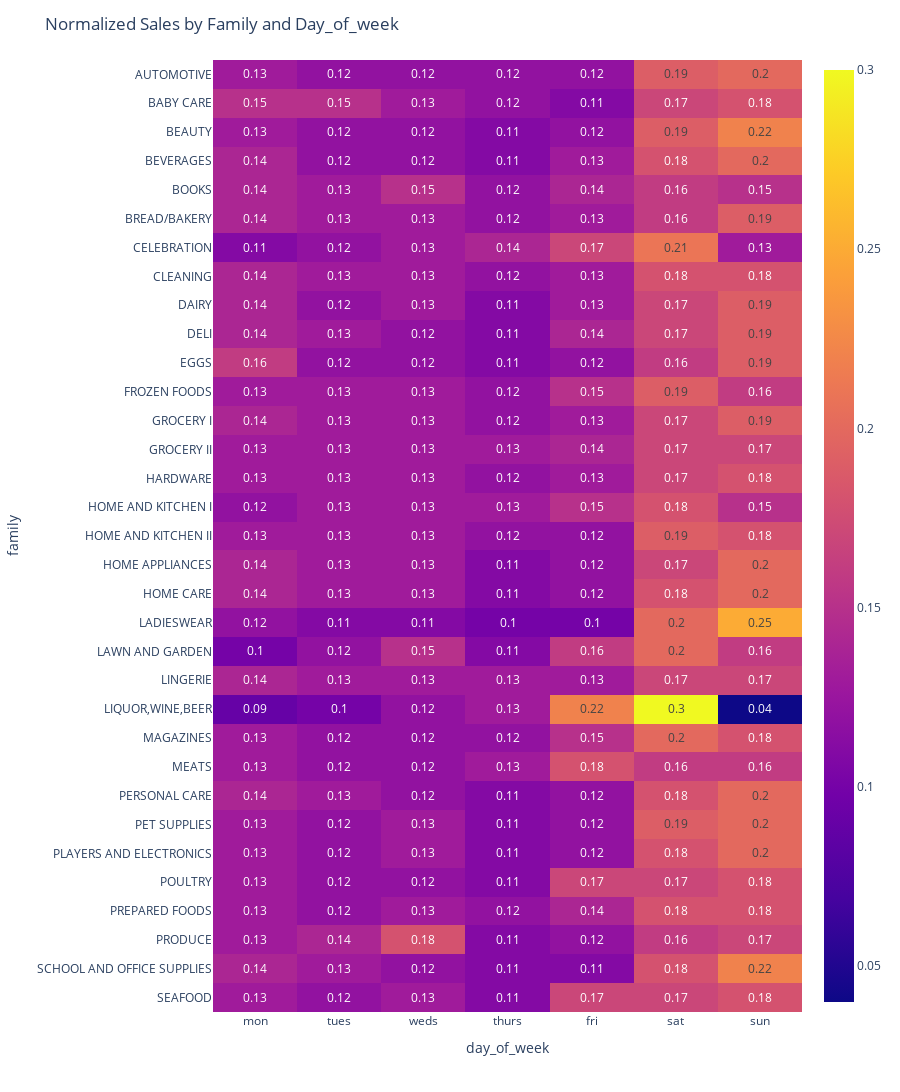

Here is the notebook cell this chart was saved with:
### Markdown cell above
Within any given month, the same weekly trend appears to hold true.

### Code cell
# plot a heatmap to see how the families behave on different days of the week
plot_heatmap(train, 'family', 'day_of_week')

### Figure 1 — Plotly figure (JSON) as saved in the notebook; plotly's stock layout.template omitted (floating-point values rounded to 4 significant figures; data arrays with more than 128 entries replaced by an {"elided": "..."} marker saying what was removed)
{"data": [{"coloraxis": "coloraxis", "hovertemplate": "day_of_week: %{x}<br>family: %{y}<br>color: %{z}<extra></extra>", "name": "0", "texttemplate": "%{z}", "type": "heatmap", "x": [1, 2, 3, 4, 5, 6, 7], "xaxis": "x", "y": ["AUTOMOTIVE", "BABY CARE", "BEAUTY", "BEVERAGES", "BOOKS", "BREAD/BAKERY", "CELEBRATION", "CLEANING", "DAIRY", "DELI", "EGGS", "FROZEN FOODS", "GROCERY I", "GROCERY II", "HARDWARE", "HOME AND KITCHEN I", "HOME AND KITCHEN II", "HOME APPLIANCES", "HOME CARE", "LADIESWEAR", "LAWN AND GARDEN", "LINGERIE", "LIQUOR,WINE,BEER", "MAGAZINES", "MEATS", "PERSONAL CARE", "PET SUPPLIES", "PLAYERS AND ELECTRONICS", "POULTRY", "PREPARED FOODS", "PRODUCE", "SCHOOL AND OFFICE SUPPLIES", "SEAFOOD"], "yaxis": "y", "z": {"elided": "33x7 float values"}}], "layout": {"coloraxis": {"colorscale": [[0, "#0d0887"], [0.1111, "#46039f"], [0.2222, "#7201a8"], [0.3333, "#9c179e"], [0.4444, "#bd3786"], [0.5556, "#d8576b"], [0.6667, "#ed7953"], [0.7778, "#fb9f3a"], [0.8889, "#fdca26"], [1, "#f0f921"]]}, "height": 1650, "margin": {"t": 60}, "title": {"text": "Normalized Sales by Family and Day_of_week"}, "xaxis": {"anchor": "y", "domain": [0, 1], "ticktext": ["mon", "tues", "weds", "thurs", "fri", "sat", "sun"], "tickvals": [1, 2, 3, 4, 5, 6, 7], "title": {"text": "day_of_week"}}, "yaxis": {"anchor": "x", "autorange": "reversed", "domain": [0, 1], "title": {"text": "family"}}}}
